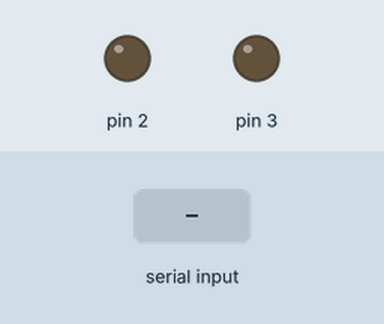
This sketch was run on a simulated Arduino Uno, built with avr-gcc and run on an emulated ATmega328P. Shown: output pins drawn as LEDs (lit = HIGH). Inputs (shaded band) come from the test bench.

Above: at 1.2 s.
1.3 s: "1" received over Serial
At 2.4 s:
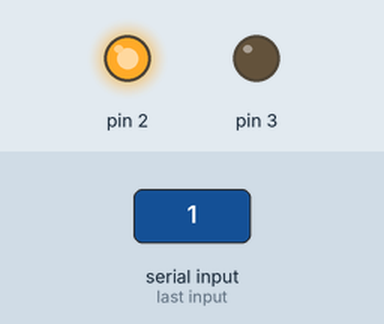
2.8 s: "2" received over Serial
At 3.6 s:
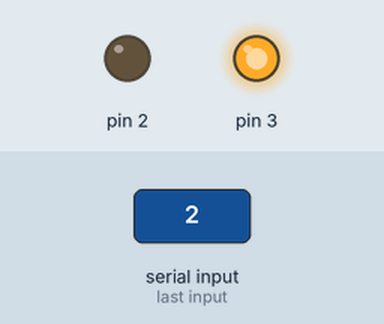
4.3 s: "0" received over Serial
At 4.7 s:
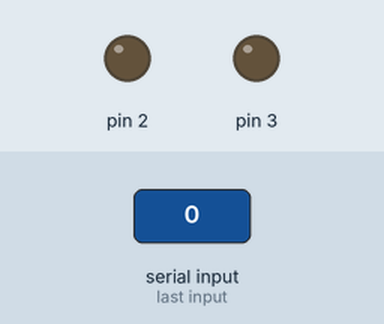
Timing chart, 0 to 7.3 s (numbered marks = the images above; inputs shaded):
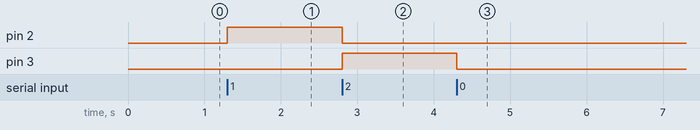

The sketch:

Uno_atmega128_communication_2.ino
```cpp
unsigned char data;   //1byte

void setup() {
    Serial.begin(9600);
    pinMode(2, OUTPUT);
    pinMode(3, OUTPUT);
}

void loop() {

    if (Serial.available() ) {
        data = Serial.read();

        if(data == '1'){
          digitalWrite(2, HIGH);
          digitalWrite(3, LOW);
        }

        else if(data == '2'){
          digitalWrite(2, LOW);
          digitalWrite(3, HIGH);
        }

        else{
          digitalWrite(2, LOW);
          digitalWrite(3, LOW);
        }
    }


}
```

UART0.c
```cpp
#include <avr/io.h>
#include <string.h>
#include <stdio.h>


void UART0_init(void)
{
	UBRR0H = 0x00; // 9600 보율로 설정
	UBRR0L = 207;
	UCSR0A |= _BV(U2X0); // 2배속 모드
	// 비동기, 8비트 데이터, 패리티 없음, 1비트 정지 비트 모드
	UCSR0C |= 0x06;
	UCSR0B |= _BV(RXEN0); // 송수신 가능
	UCSR0B |= _BV(TXEN0);
}

void UART0_transmit(char data)
{
	while( !(UCSR0A & (1 << UDRE0)) ); // 송신 가능 대기
	UDR0 = data; // 데이터 전송
}

unsigned char UART0_receive(void)
{
	while( !(UCSR0A & (1<<RXC0)) ); // 데이터 수신 대기
	return UDR0;
}

void UART0_print_string(char *str){

	for(int i=0 ; str[i] ; i++){
		UART0_transmit(str[i]);
	}

}

void UART0_print_1_byte_number(uint8_t n){

	char numString[4] = "0";
	int i, index = 0;

	if(n>0){
		for(i=0 ; n!=0 ; i++){
			numString[i] = n % 10 + '0';
			n = n / 10;
		}

		numString[i] = '\0';
		index = i - 1;
	}

	for(i=index ; i>=0 ; i--){
		UART0_transmit(numString[i]);
	}

}

void UART0_print_float(float f){

	char numString[20] = "0";

	sprintf(numString, "%f", f);
	UART0_print_string(numString);


}
```

Measured:
- after the input at 1.3 s, pin 2: LOW → HIGH at once
- after the input at 2.8 s, pin 2: HIGH → LOW at once; pin 3: LOW → HIGH at once
- after the input at 4.3 s, pin 3: HIGH → LOW at once
